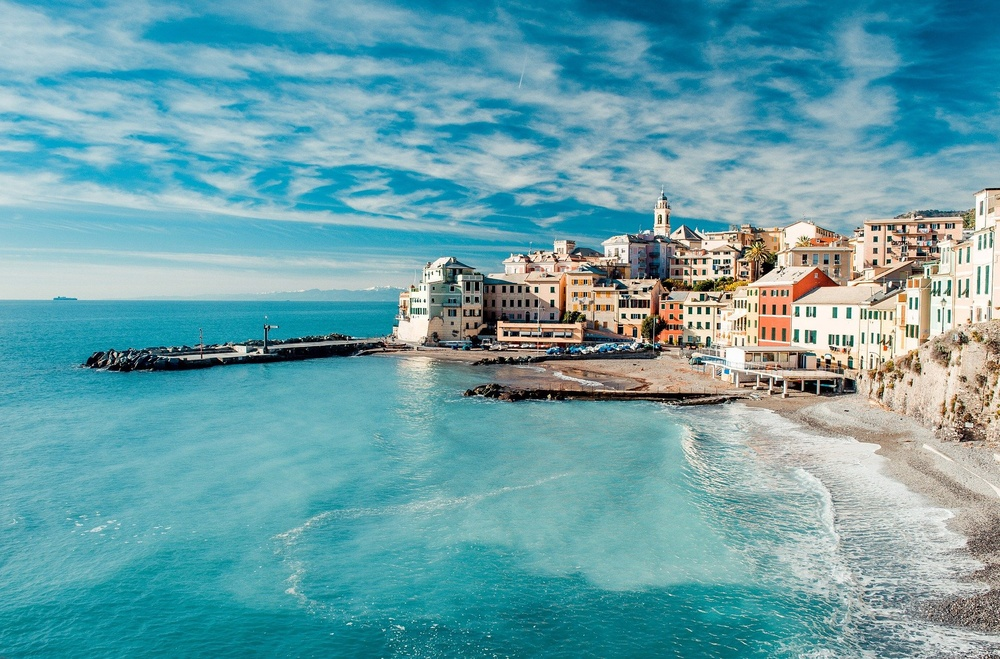
#> input picture Build 8 Incredible Flask Web Apps/sketchy-sketch-making/sample images/santorini-4825173_1920.jpg, 1000 x 659 px, shrunk from 1920 x 1265 before the run
$ python -i app.py   (imports and definitions only)
#> lines starting #> are read from the running program, lines starting #| are printed output that depends on the picture
#> further down, picture is the input picture: shape (659, 1000, 3); mean B, G, R 169.2, 161.1, 105.7
import cv2
import os
from werkzeug.utils import secure_filename
from flask import Flask,request,render_template

UPLOAD_FOLDER = 'static/uploads'
ALLOWED_EXTENSIONS = set(['png', 'jpg', 'jpeg'])

# [1 line not run here, left out]
# [1 line that did not run here, left out]
# [1 line that did not run here, left out]
# [1 line that did not run here, left out]

def allowed_file(filename):
    return '.' in filename and filename.rsplit('.', 1)[1] in ALLOWED_EXTENSIONS

def make_sketch(img):
    grayed = cv2.cvtColor(img, cv2.COLOR_BGR2GRAY)
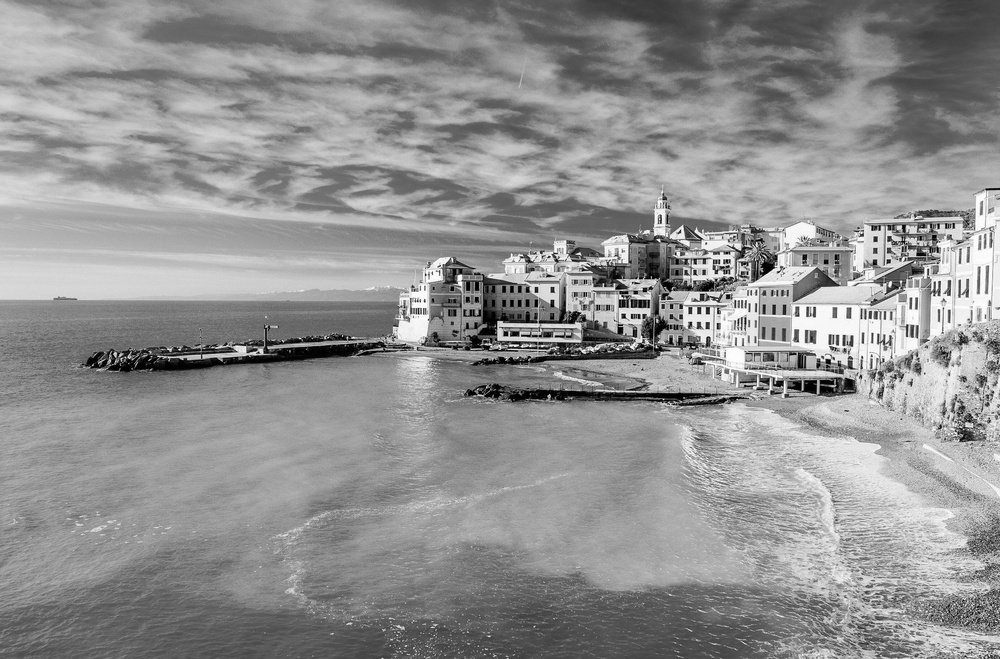
#> grayed: shape (659, 1000); min 0, max 255, mean 145.5
    inverted = cv2.bitwise_not(grayed)
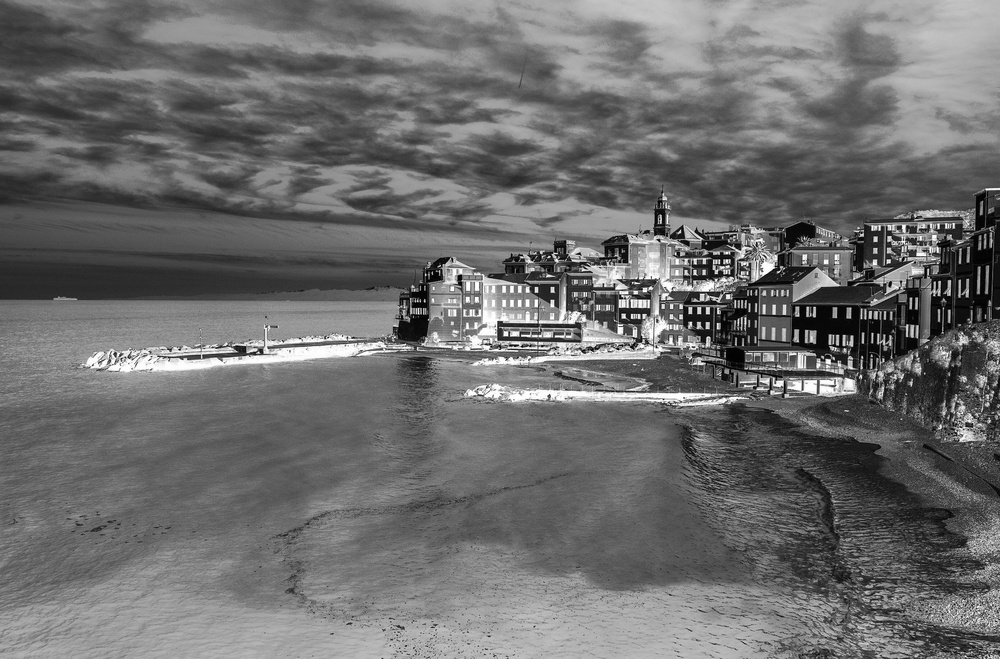
#> inverted: shape (659, 1000); min 0, max 255, mean 109.5
    blurred = cv2.GaussianBlur(inverted, (19, 19), sigmaX=0, sigmaY=0)
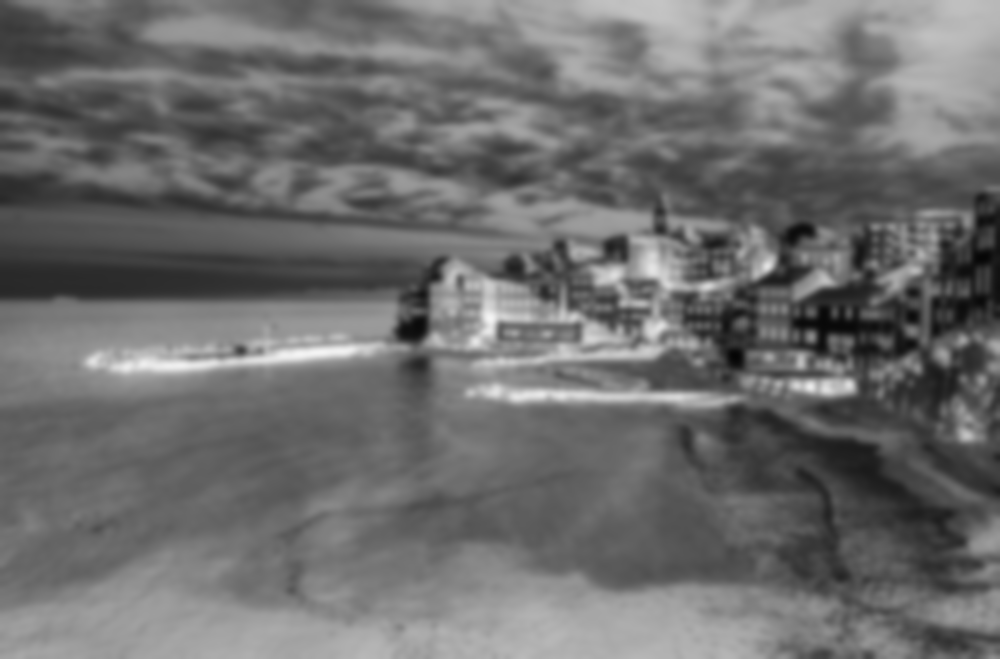
#> blurred: shape (659, 1000); min 4, max 244, mean 109.5
    final_result = cv2.divide(grayed, 255 - blurred, scale=256)
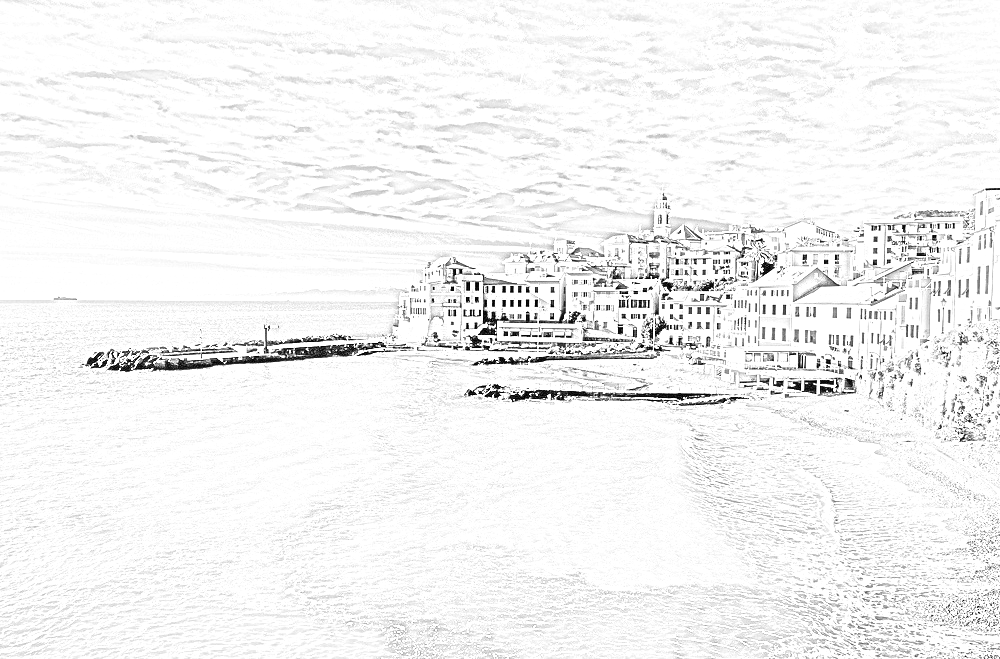
#> final_result: shape (659, 1000); min 0, max 255, mean 243
    return final_result

# [3 lines that did not run here, left out]

# [11 lines that did not run here, left out]


# [2 lines not run here, left out]

>>> import cv2
>>> picture = cv2.imread('sample images/santorini-4825173_1920.jpg')
>>> result = make_sketch(picture)
